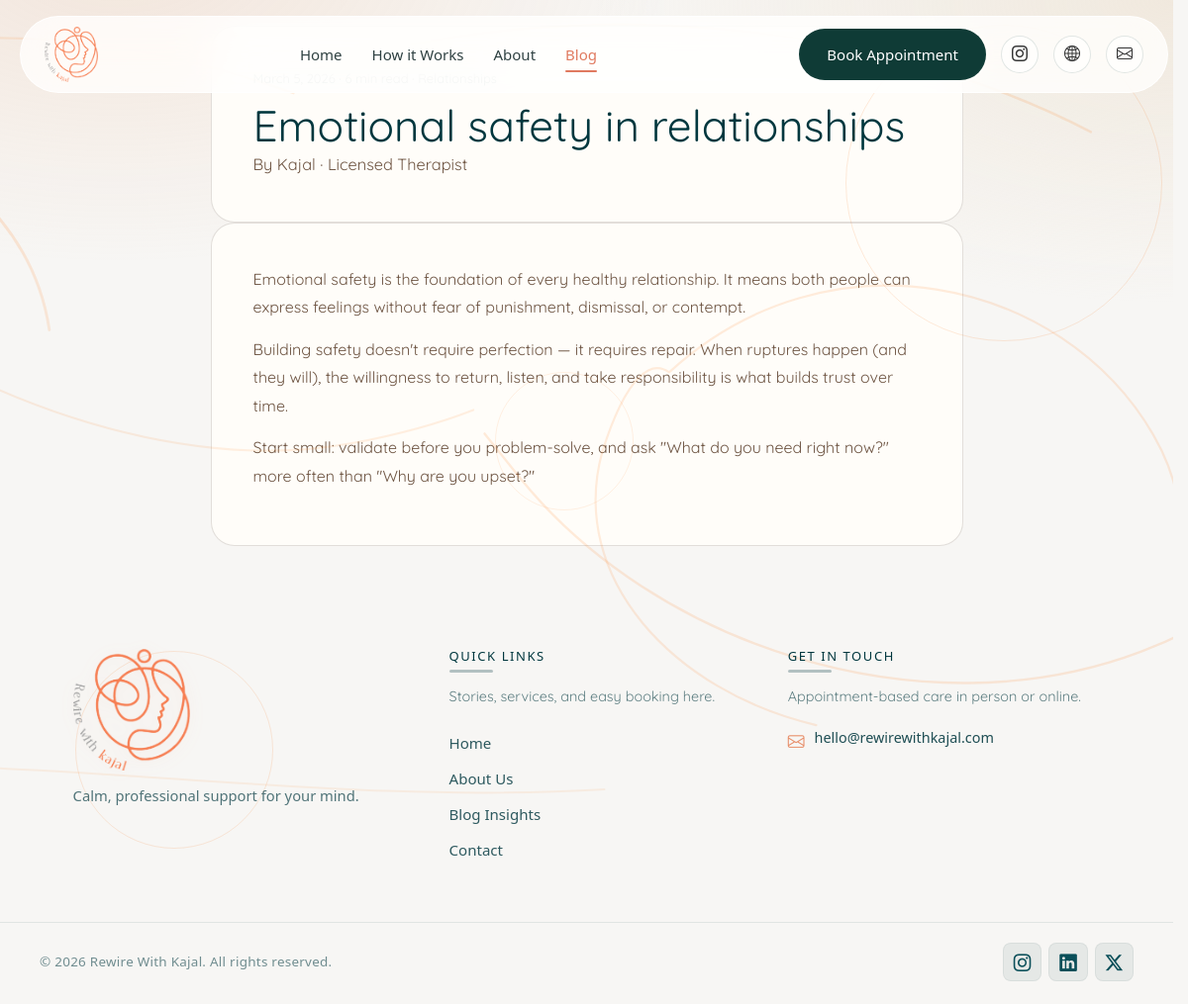
The page /php/blog-detail.php?slug=emotional-safety-in-relationships on the database its author committed.
### tables this page shows
CREATE TABLE IF NOT EXISTS `blogs` (
    `id` INT AUTO_INCREMENT PRIMARY KEY,
    `title` VARCHAR(255) NOT NULL,
    `slug` VARCHAR(255) NOT NULL UNIQUE,
    `excerpt` TEXT NOT NULL,
    `content` LONGTEXT NOT NULL,
    `category` VARCHAR(50) NOT NULL,
    `read_time` INT DEFAULT 5,
    `cover_image` VARCHAR(255) DEFAULT NULL,
    `status` ENUM('draft', 'published') DEFAULT 'draft',
    `created_at` TIMESTAMP DEFAULT CURRENT_TIMESTAMP
);

### php/blog-detail.php (the view, shortened to what this page needs)
<?php
$db = getDbConnection();
$slug = isset($_GET['slug']) ? trim($_GET['slug']) : '';
$post = null;
if ($slug) {
    $stmt = $db->prepare("SELECT * FROM `blogs` WHERE `slug`=:slug AND `status`='published'");
    $stmt->execute([':slug' => $slug]);
    $post = $stmt->fetch(PDO::FETCH_ASSOC);
}
?>
<!DOCTYPE html>
<html lang="en">
  <head>
    <link
      href="https://cdn.jsdelivr.net/npm/bootstrap@5.3.3/dist/css/bootstrap.min.css"
      rel="stylesheet"
    />
    <link rel="stylesheet" href="https://cdn.jsdelivr.net/npm/bootstrap-icons@1.11.3/font/bootstrap-icons.min.css" />
    <link rel="stylesheet" href="css/index-redesign.css" />
    <link rel="stylesheet" href="css/main-from-app.css" />
    <link rel="stylesheet" href="css/site-overrides.css" />
  </head>
  <body>
    <nav class="rw-navbar">
      <div class="rw-container">
        <a href="index.html" class="rw-logo">
          <img src="images/logo3.png" alt="Rewire with Kajal Logo">
        </a>
        <div class="rw-nav-links d-none d-lg-flex">
          <a href="index.html">Home</a>
          <a href="index.html#how-it-works">How it Works</a>
          <a href="about.html">About</a>
          <a href="blog.html" class="active">Blog</a>
        </div>
        <div class="rw-nav-actions d-none d-lg-flex">
          <a href="appointment.html#booking-form" class="rw-btn rw-btn-primary">Book Appointment</a>
          <a href="https://www.instagram.com/rewirewithkajal/" class="rw-social-icon" target="_blank" aria-label="Instagram"><i class="bi bi-instagram"></i></a>
          <a href="index.html" class="rw-social-icon" aria-label="Website"><i class="bi bi-globe2"></i></a>
          <a href="mailto:hello@rewirewithkajal.com" class="rw-social-icon" aria-label="Email"><i class="bi bi-envelope"></i></a>
        </div>
      </div>
    </nav>
    <div class="rw-site-line-art" aria-hidden="true">
      <div class="rw-site-line-art__float">
      </div>
    </div>
    <?php if ($post): ?>
    <article class="abt2-wrapper blog-detail-page" id="main-content">
      <header class="abt2-story-content blog-detail-block rw-reveal">
        <p class="blog-premium-date-time blog-detail-meta"><?php echo date('F j, Y', strtotime($post['created_at'])); ?> · <?php echo $post['read_time']; ?> min read · <?php echo htmlspecialchars($post['category']); ?></p>
        <h1 class="blog-detail-title"><?php echo htmlspecialchars($post['title']); ?></h1>
        <p class="abt2-hero-desc blog-detail-byline">By <strong>Kajal</strong> · Licensed Therapist</p>
      </header>
      <div class="abt2-story-content blog-detail-block rw-reveal">
        <div class="abt2-story-text">
          <?php echo $post['content']; ?>
        </div>
      </div>
    </article>
    <?php endif; ?>
    <footer class="site-footer">
      <div class="container footer-container">
        <div class="footer-panel">
          <div class="footer-col brand-col">
            <img src="images/logo3.png" alt="Rewire With Kajal" class="footer-logo" width="180" height="188" loading="lazy" decoding="async" />
            <p class="footer-description">Calm, professional support for your mind.</p>
          </div>
          <div class="footer-col links-col">
            <h3 class="footer-heading">Quick Links</h3>
            <p class="footer-col-lead">Stories, services, and easy booking here.</p>
            <ul class="footer-links">
              <li><a href="index.html">Home</a></li>
              <li><a href="about.html">About Us</a></li>
              <li><a href="blog.html">Blog Insights</a></li>
              <li><a href="appointment.html">Contact</a></li>
            </ul>
          </div>
          <div class="footer-col contact-col">
            <h3 class="footer-heading">Get in Touch</h3>
            <p class="footer-col-lead">Appointment-based care in person or online.</p>
            <ul class="footer-contact-info">
              <li><i class="bi bi-envelope contact-icon" aria-hidden="true"></i><span><a href="mailto:hello@rewirewithkajal.com">hello@rewirewithkajal.com</a></span></li>
            </ul>
          </div>
        </div>
      </div>
      <div class="footer-bottom">
        <div class="container footer-bottom-inner">
          <p>© <span id="y"></span> Rewire With Kajal. All rights reserved.</p>
          <div class="social-links">
            <a href="https://www.instagram.com/rewirewithkajal/" aria-label="Instagram" rel="noopener noreferrer" target="_blank"
              ><i class="bi bi-instagram"></i
            ></a>
            <a href="https://www.linkedin.com/" aria-label="LinkedIn" rel="noopener noreferrer" target="_blank"><i class="bi bi-linkedin"></i></a>
            <a href="https://twitter.com/" aria-label="Twitter" rel="noopener noreferrer" target="_blank"><i class="bi bi-twitter-x"></i></a>
          </div>
        </div>
      </div>
    </footer>
  </body>
</html>

### css/index-redesign.css (style rules this page uses)
:root { --rw-primary: #E77A4E; --rw-primary-hover: #d26a42; --rw-dark-teal: #0A373A; --rw-dark-teal-hover: #0d464a; --rw-bg-light: #FDFBF7; --rw-bg-card: #F7F2EC; --rw-text-dark: #333333; --rw-text-muted: #666666; --rw-font-heading: 'Playfair Display', serif; --rw-font-body: 'Inter', sans-serif; --rw-border-radius: 12px; --rw-border-radius-lg: 24px; }
body { font-family: var(--rw-font-body); background-color: var(--rw-bg-light); color: var(--rw-text-dark); margin: 0; padding: 0; line-height: 1.6; }
h1, h2, h3, h4, h5, h6 { font-family: var(--rw-font-heading); margin-top: 0; font-weight: 500; }
a { text-decoration: none; color: inherit; transition: color 0.3s ease; }
.rw-container { max-width: 1200px; margin: 0 auto; padding: 0 20px; }
.rw-btn { display: inline-flex; align-items: center; justify-content: center; padding: 12px 28px; border-radius: 30px; font-weight: 500; font-size: 16px; transition: all 0.3s ease; cursor: pointer; border: none; }
.rw-btn-primary { background-color: var(--rw-dark-teal); color: #fff; }
.rw-navbar { position: fixed; top: 16px; left: 50%; transform: translateX(-50%); width: calc(100% - 40px); max-width: 1240px; z-index: 1000; padding: 0; background: transparent; }
.rw-navbar .rw-container { background: rgba(255, 255, 255, 0.78); backdrop-filter: blur(20px) saturate(180%); -webkit-backdrop-filter: blur(20px) saturate(180%); border: 1px solid rgba(255, 255, 255, 0.85); box-shadow: 0 10px 35px rgba(15, 59, 54, 0.07), 0 2px 8px rgba(0, 0, 0, 0.03); border-radius: 60px; padding: 10px 24px; display: flex; align-items: center; justify-content: space-between; transition: all 0.3s ease; }
.rw-logo { display: flex; align-items: center; gap: 10px; font-family: var(--rw-font-heading); font-size: 24px; color: var(--rw-primary); }
.rw-logo img { height: 56px; max-height: 60px; width: auto; object-fit: contain; }
.rw-nav-links { display: flex; gap: 30px; align-items: center; }
.rw-nav-links a { font-size: 15px; font-weight: 500; color: #2F4142; position: relative; transition: color 0.3s ease; }
.rw-nav-links a.active { color: #E07A5F; font-weight: 600; }
.rw-nav-links a.active::after { content: ''; position: absolute; bottom: -6px; left: 0; width: 100%; height: 2px; background-color: #E07A5F; border-radius: 2px; }
.rw-nav-actions { display: flex; align-items: center; gap: 15px; }
.rw-social-icon { width: 38px; height: 38px; border-radius: 50%; border: 1px solid rgba(15, 59, 54, 0.12); background: rgba(255, 255, 255, 0.6); display: flex; align-items: center; justify-content: center; color: var(--rw-text-dark); transition: all 0.3s ease; }
.rw-btn-primary { background-color: #0F3B36; color: #ffffff; border-radius: 50px; padding: 14px 28px; font-size: 15px; font-weight: 500; display: inline-flex; align-items: center; gap: 10px; border: none; transition: all 0.3s ease; box-shadow: 0 4px 14px rgba(15, 59, 54, 0.15); }

### rows shown on the page
blogs: title "Emotional safety in relationships", content "Emotional safety is the foundation of every healthy relationship. It means both people can express feelings without fear of punishment, dismissal, or contempt. Building safety doesn't require perfection — it requires repair. When ruptures happen (and they will), the willingness to return, listen, and take responsibility is what builds trust over time. Start small: validate before you problem-solve, and ask \"What do you need right now?\" more often than \"Why are you upset?\""
